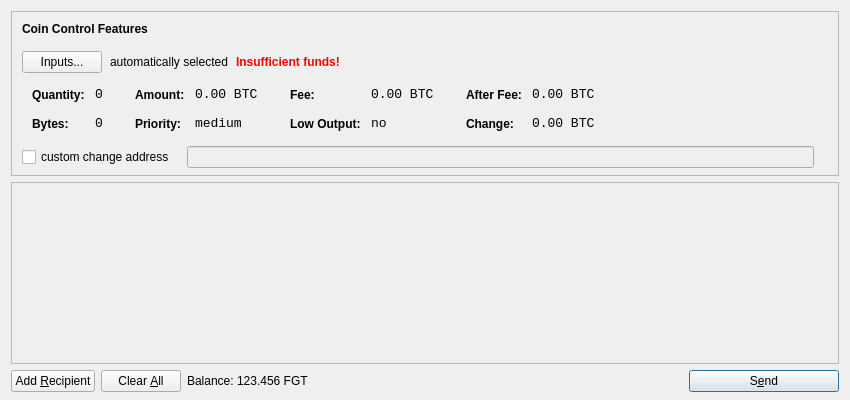
<?xml version="1.0" encoding="UTF-8"?>
<ui version="4.0">
 <class>SendCoinsDialog</class>
 <widget class="QDialog" name="SendCoinsDialog">
  <property name="geometry">
   <rect>
    <x>0</x>
    <y>0</y>
    <width>850</width>
    <height>400</height>
   </rect>
  </property>
  <property name="windowTitle">
   <string>Send Coins</string>
  </property>
  <layout class="QVBoxLayout" name="verticalLayout" stretch="0,1,0">
   <property name="bottomMargin">
    <number>8</number>
   </property>
   <item>
    <widget class="QFrame" name="frameCoinControl">
     <property name="sizePolicy">
      <sizepolicy hsizetype="Expanding" vsizetype="Expanding">
       <horstretch>0</horstretch>
       <verstretch>0</verstretch>
      </sizepolicy>
     </property>
     <property name="maximumSize">
      <size>
       <width>16777215</width>
       <height>16777215</height>
      </size>
     </property>
     <property name="frameShape">
      <enum>QFrame::StyledPanel</enum>
     </property>
     <property name="frameShadow">
      <enum>QFrame::Sunken</enum>
     </property>
     <layout class="QVBoxLayout" name="verticalLayoutCoinControl2">
      <property name="spacing">
       <number>-1</number>
      </property>
      <property name="leftMargin">
       <number>0</number>
      </property>
      <property name="topMargin">
       <number>0</number>
      </property>
      <property name="rightMargin">
       <number>0</number>
      </property>
      <property name="bottomMargin">
       <number>6</number>
      </property>
      <item>
       <layout class="QVBoxLayout" name="verticalLayoutCoinControl" stretch="0,0,0,0,1">
        <property name="spacing">
         <number>0</number>
        </property>
        <property name="leftMargin">
         <number>10</number>
        </property>
        <property name="topMargin">
         <number>10</number>
        </property>
        <item>
         <layout class="QHBoxLayout" name="horizontalLayoutCoinControl1">
          <property name="bottomMargin">
           <number>15</number>
          </property>
          <item>
           <widget class="QLabel" name="labelCoinControlFeatures">
            <property name="sizePolicy">
             <sizepolicy hsizetype="Preferred" vsizetype="Maximum">
              <horstretch>0</horstretch>
              <verstretch>0</verstretch>
             </sizepolicy>
            </property>
            <property name="font">
             <font>
              <weight>75</weight>
              <bold>true</bold>
             </font>
            </property>
            <property name="styleSheet">
             <string notr="true">font-weight:bold;</string>
            </property>
            <property name="text">
             <string>Coin Control Features</string>
            </property>
           </widget>
          </item>
         </layout>
        </item>
        <item>
         <layout class="QHBoxLayout" name="horizontalLayoutCoinControl2" stretch="0,0,0,0">
          <property name="spacing">
           <number>8</number>
          </property>
          <property name="bottomMargin">
           <number>10</number>
          </property>
          <item>
           <widget class="QPushButton" name="pushButtonCoinControl">
            <property name="styleSheet">
             <string notr="true"/>
            </property>
            <property name="text">
             <string>Inputs...</string>
            </property>
           </widget>
          </item>
          <item>
           <widget class="QLabel" name="labelCoinControlAutomaticallySelected">
            <property name="text">
             <string>automatically selected</string>
            </property>
            <property name="margin">
             <number>5</number>
            </property>
           </widget>
          </item>
          <item>
           <widget class="QLabel" name="labelCoinControlInsuffFunds">
            <property name="font">
             <font>
              <weight>75</weight>
              <bold>true</bold>
             </font>
            </property>
            <property name="styleSheet">
             <string notr="true">color:red;font-weight:bold;</string>
            </property>
            <property name="text">
             <string>Insufficient funds!</string>
            </property>
            <property name="margin">
             <number>5</number>
            </property>
           </widget>
          </item>
          <item>
           <spacer name="horizontalSpacerCoinControl">
            <property name="orientation">
             <enum>Qt::Horizontal</enum>
            </property>
            <property name="sizeHint" stdset="0">
             <size>
              <width>40</width>
              <height>1</height>
             </size>
            </property>
           </spacer>
          </item>
         </layout>
        </item>
        <item>
         <widget class="QWidget" name="widgetCoinControl" native="true">
          <property name="sizePolicy">
           <sizepolicy hsizetype="Preferred" vsizetype="Preferred">
            <horstretch>0</horstretch>
            <verstretch>0</verstretch>
           </sizepolicy>
          </property>
          <property name="minimumSize">
           <size>
            <width>0</width>
            <height>0</height>
           </size>
          </property>
          <property name="styleSheet">
           <string notr="true"/>
          </property>
          <layout class="QHBoxLayout" name="horizontalLayoutCoinControl5">
           <property name="margin">
            <number>0</number>
           </property>
           <item>
            <layout class="QHBoxLayout" name="horizontalLayoutCoinControl3" stretch="0,0,0,1">
             <property name="spacing">
              <number>20</number>
             </property>
             <property name="topMargin">
              <number>0</number>
             </property>
             <property name="bottomMargin">
              <number>10</number>
             </property>
             <item>
              <layout class="QFormLayout" name="formLayoutCoinControl1">
               <property name="horizontalSpacing">
                <number>10</number>
               </property>
               <property name="verticalSpacing">
                <number>14</number>
               </property>
               <property name="leftMargin">
                <number>10</number>
               </property>
               <property name="topMargin">
                <number>4</number>
               </property>
               <property name="rightMargin">
                <number>6</number>
               </property>
               <item row="0" column="0">
                <widget class="QLabel" name="labelCoinControlQuantityText">
                 <property name="styleSheet">
                  <string notr="true">font-weight:bold;</string>
                 </property>
                 <property name="text">
                  <string>Quantity:</string>
                 </property>
                 <property name="margin">
                  <number>0</number>
                 </property>
                </widget>
               </item>
               <item row="0" column="1">
                <widget class="QLabel" name="labelCoinControlQuantity">
                 <property name="font">
                  <font>
                   <family>Monospace</family>
                   <pointsize>10</pointsize>
                  </font>
                 </property>
                 <property name="cursor">
                  <cursorShape>IBeamCursor</cursorShape>
                 </property>
                 <property name="contextMenuPolicy">
                  <enum>Qt::ActionsContextMenu</enum>
                 </property>
                 <property name="text">
                  <string notr="true">0</string>
                 </property>
                 <property name="margin">
                  <number>0</number>
                 </property>
                 <property name="textInteractionFlags">
                  <set>Qt::LinksAccessibleByMouse|Qt::TextSelectableByKeyboard|Qt::TextSelectableByMouse</set>
                 </property>
                </widget>
               </item>
               <item row="1" column="0">
                <widget class="QLabel" name="labelCoinControlBytesText">
                 <property name="styleSheet">
                  <string notr="true">font-weight:bold;</string>
                 </property>
                 <property name="text">
                  <string>Bytes:</string>
                 </property>
                </widget>
               </item>
               <item row="1" column="1">
                <widget class="QLabel" name="labelCoinControlBytes">
                 <property name="font">
                  <font>
                   <family>Monospace</family>
                   <pointsize>10</pointsize>
                  </font>
                 </property>
                 <property name="cursor">
                  <cursorShape>IBeamCursor</cursorShape>
                 </property>
                 <property name="contextMenuPolicy">
                  <enum>Qt::ActionsContextMenu</enum>
                 </property>
                 <property name="text">
                  <string notr="true">0</string>
                 </property>
                 <property name="textInteractionFlags">
                  <set>Qt::LinksAccessibleByMouse|Qt::TextSelectableByKeyboard|Qt::TextSelectableByMouse</set>
                 </property>
                </widget>
               </item>
              </layout>
             </item>
             <item>
              <layout class="QFormLayout" name="formLayoutCoinControl2">
               <property name="horizontalSpacing">
                <number>10</number>
               </property>
               <property name="verticalSpacing">
                <number>14</number>
               </property>
               <property name="leftMargin">
                <number>6</number>
               </property>
               <property name="topMargin">
                <number>4</number>
               </property>
               <property name="rightMargin">
                <number>6</number>
               </property>
               <item row="0" column="0">
                <widget class="QLabel" name="labelCoinControlAmountText">
                 <property name="styleSheet">
                  <string notr="true">font-weight:bold;</string>
                 </property>
                 <property name="text">
                  <string>Amount:</string>
                 </property>
                 <property name="margin">
                  <number>0</number>
                 </property>
                </widget>
               </item>
               <item row="0" column="1">
                <widget class="QLabel" name="labelCoinControlAmount">
                 <property name="font">
                  <font>
                   <family>Monospace</family>
                   <pointsize>10</pointsize>
                  </font>
                 </property>
                 <property name="cursor">
                  <cursorShape>IBeamCursor</cursorShape>
                 </property>
                 <property name="contextMenuPolicy">
                  <enum>Qt::ActionsContextMenu</enum>
                 </property>
                 <property name="text">
                  <string notr="true">0.00 BTC</string>
                 </property>
                 <property name="textInteractionFlags">
                  <set>Qt::LinksAccessibleByMouse|Qt::TextSelectableByKeyboard|Qt::TextSelectableByMouse</set>
                 </property>
                </widget>
               </item>
               <item row="1" column="0">
                <widget class="QLabel" name="labelCoinControlPriorityText">
                 <property name="styleSheet">
                  <string notr="true">font-weight:bold;</string>
                 </property>
                 <property name="text">
                  <string>Priority:</string>
                 </property>
                </widget>
               </item>
               <item row="1" column="1">
                <widget class="QLabel" name="labelCoinControlPriority">
                 <property name="font">
                  <font>
                   <family>Monospace</family>
                   <pointsize>10</pointsize>
                  </font>
                 </property>
                 <property name="cursor">
                  <cursorShape>IBeamCursor</cursorShape>
                 </property>
                 <property name="contextMenuPolicy">
                  <enum>Qt::ActionsContextMenu</enum>
                 </property>
                 <property name="text">
                  <string>medium</string>
                 </property>
                 <property name="textInteractionFlags">
                  <set>Qt::LinksAccessibleByMouse|Qt::TextSelectableByKeyboard|Qt::TextSelectableByMouse</set>
                 </property>
                </widget>
               </item>
              </layout>
             </item>
             <item>
              <layout class="QFormLayout" name="formLayoutCoinControl3">
               <property name="horizontalSpacing">
                <number>10</number>
               </property>
               <property name="verticalSpacing">
                <number>14</number>
               </property>
               <property name="leftMargin">
                <number>6</number>
               </property>
               <property name="topMargin">
                <number>4</number>
               </property>
               <property name="rightMargin">
                <number>6</number>
               </property>
               <item row="0" column="0">
                <widget class="QLabel" name="labelCoinControlFeeText">
                 <property name="styleSheet">
                  <string notr="true">font-weight:bold;</string>
                 </property>
                 <property name="text">
                  <string>Fee:</string>
                 </property>
                 <property name="margin">
                  <number>0</number>
                 </property>
                </widget>
               </item>
               <item row="0" column="1">
                <widget class="QLabel" name="labelCoinControlFee">
                 <property name="font">
                  <font>
                   <family>Monospace</family>
                   <pointsize>10</pointsize>
                  </font>
                 </property>
                 <property name="cursor">
                  <cursorShape>IBeamCursor</cursorShape>
                 </property>
                 <property name="contextMenuPolicy">
                  <enum>Qt::ActionsContextMenu</enum>
                 </property>
                 <property name="text">
                  <string notr="true">0.00 BTC</string>
                 </property>
                 <property name="textInteractionFlags">
                  <set>Qt::LinksAccessibleByMouse|Qt::TextSelectableByKeyboard|Qt::TextSelectableByMouse</set>
                 </property>
                </widget>
               </item>
               <item row="1" column="0">
                <widget class="QLabel" name="labelCoinControlLowOutputText">
                 <property name="styleSheet">
                  <string notr="true">font-weight:bold;</string>
                 </property>
                 <property name="text">
                  <string>Low Output:</string>
                 </property>
                </widget>
               </item>
               <item row="1" column="1">
                <widget class="QLabel" name="labelCoinControlLowOutput">
                 <property name="font">
                  <font>
                   <family>Monospace</family>
                   <pointsize>10</pointsize>
                  </font>
                 </property>
                 <property name="cursor">
                  <cursorShape>IBeamCursor</cursorShape>
                 </property>
                 <property name="contextMenuPolicy">
                  <enum>Qt::ActionsContextMenu</enum>
                 </property>
                 <property name="text">
                  <string>no</string>
                 </property>
                 <property name="textInteractionFlags">
                  <set>Qt::LinksAccessibleByMouse|Qt::TextSelectableByKeyboard|Qt::TextSelectableByMouse</set>
                 </property>
                </widget>
               </item>
              </layout>
             </item>
             <item>
              <layout class="QFormLayout" name="formLayoutCoinControl4">
               <property name="horizontalSpacing">
                <number>10</number>
               </property>
               <property name="verticalSpacing">
                <number>14</number>
               </property>
               <property name="leftMargin">
                <number>6</number>
               </property>
               <property name="topMargin">
                <number>4</number>
               </property>
               <property name="rightMargin">
                <number>6</number>
               </property>
               <item row="0" column="0">
                <widget class="QLabel" name="labelCoinControlAfterFeeText">
                 <property name="styleSheet">
                  <string notr="true">font-weight:bold;</string>
                 </property>
                 <property name="text">
                  <string>After Fee:</string>
                 </property>
                 <property name="margin">
                  <number>0</number>
                 </property>
                </widget>
               </item>
               <item row="0" column="1">
                <widget class="QLabel" name="labelCoinControlAfterFee">
                 <property name="font">
                  <font>
                   <family>Monospace</family>
                   <pointsize>10</pointsize>
                  </font>
                 </property>
                 <property name="cursor">
                  <cursorShape>IBeamCursor</cursorShape>
                 </property>
                 <property name="contextMenuPolicy">
                  <enum>Qt::ActionsContextMenu</enum>
                 </property>
                 <property name="text">
                  <string notr="true">0.00 BTC</string>
                 </property>
                 <property name="textInteractionFlags">
                  <set>Qt::LinksAccessibleByMouse|Qt::TextSelectableByKeyboard|Qt::TextSelectableByMouse</set>
                 </property>
                </widget>
               </item>
               <item row="1" column="0">
                <widget class="QLabel" name="labelCoinControlChangeText">
                 <property name="styleSheet">
                  <string notr="true">font-weight:bold;</string>
                 </property>
                 <property name="text">
                  <string>Change:</string>
                 </property>
                </widget>
               </item>
               <item row="1" column="1">
                <widget class="QLabel" name="labelCoinControlChange">
                 <property name="font">
                  <font>
                   <family>Monospace</family>
                   <pointsize>10</pointsize>
                  </font>
                 </property>
                 <property name="cursor">
                  <cursorShape>IBeamCursor</cursorShape>
                 </property>
                 <property name="contextMenuPolicy">
                  <enum>Qt::ActionsContextMenu</enum>
                 </property>
                 <property name="text">
                  <string notr="true">0.00 BTC</string>
                 </property>
                 <property name="textInteractionFlags">
                  <set>Qt::LinksAccessibleByMouse|Qt::TextSelectableByKeyboard|Qt::TextSelectableByMouse</set>
                 </property>
                </widget>
               </item>
              </layout>
             </item>
            </layout>
           </item>
          </layout>
         </widget>
        </item>
        <item>
         <layout class="QHBoxLayout" name="horizontalLayoutCoinControl4" stretch="0,0,0">
          <property name="spacing">
           <number>12</number>
          </property>
          <property name="sizeConstraint">
           <enum>QLayout::SetDefaultConstraint</enum>
          </property>
          <property name="topMargin">
           <number>5</number>
          </property>
          <property name="rightMargin">
           <number>5</number>
          </property>
          <item>
           <widget class="QCheckBox" name="checkBoxCoinControlChange">
            <property name="text">
             <string>custom change address</string>
            </property>
           </widget>
          </item>
          <item>
           <widget class="QLineEdit" name="lineEditCoinControlChange">
            <property name="enabled">
             <bool>false</bool>
            </property>
            <property name="sizePolicy">
             <sizepolicy hsizetype="Expanding" vsizetype="Fixed">
              <horstretch>0</horstretch>
              <verstretch>0</verstretch>
             </sizepolicy>
            </property>
           </widget>
          </item>
          <item>
           <widget class="QLabel" name="labelCoinControlChangeLabel">
            <property name="sizePolicy">
             <sizepolicy hsizetype="Preferred" vsizetype="Expanding">
              <horstretch>0</horstretch>
              <verstretch>0</verstretch>
             </sizepolicy>
            </property>
            <property name="minimumSize">
             <size>
              <width>0</width>
              <height>0</height>
             </size>
            </property>
            <property name="text">
             <string/>
            </property>
            <property name="margin">
             <number>3</number>
            </property>
           </widget>
          </item>
         </layout>
        </item>
        <item>
         <spacer name="verticalSpacerCoinControl">
          <property name="orientation">
           <enum>Qt::Vertical</enum>
          </property>
          <property name="sizeHint" stdset="0">
           <size>
            <width>800</width>
            <height>1</height>
           </size>
          </property>
         </spacer>
        </item>
       </layout>
      </item>
     </layout>
    </widget>
   </item>
   <item>
    <widget class="QScrollArea" name="scrollArea">
     <property name="widgetResizable">
      <bool>true</bool>
     </property>
     <widget class="QWidget" name="scrollAreaWidgetContents">
      <property name="geometry">
       <rect>
        <x>0</x>
        <y>0</y>
        <width>830</width>
        <height>165</height>
       </rect>
      </property>
      <layout class="QVBoxLayout" name="verticalLayout_2">
       <property name="margin">
        <number>0</number>
       </property>
       <item>
        <layout class="QVBoxLayout" name="entries">
         <property name="spacing">
          <number>6</number>
         </property>
        </layout>
       </item>
       <item>
        <spacer name="verticalSpacer">
         <property name="orientation">
          <enum>Qt::Vertical</enum>
         </property>
         <property name="sizeHint" stdset="0">
          <size>
           <width>20</width>
           <height>40</height>
          </size>
         </property>
        </spacer>
       </item>
      </layout>
     </widget>
    </widget>
   </item>
   <item>
    <layout class="QHBoxLayout" name="horizontalLayout">
     <item>
      <widget class="QPushButton" name="addButton">
       <property name="toolTip">
        <string>Send to multiple recipients at once</string>
       </property>
       <property name="text">
        <string>Add &amp;Recipient</string>
       </property>
       <property name="icon">
        <iconset resource="../bitcoin.qrc">
         <normaloff>:/icons/add</normaloff>:/icons/add</iconset>
       </property>
       <property name="autoDefault">
        <bool>false</bool>
       </property>
      </widget>
     </item>
     <item>
      <widget class="QPushButton" name="clearButton">
       <property name="sizePolicy">
        <sizepolicy hsizetype="Minimum" vsizetype="Fixed">
         <horstretch>0</horstretch>
         <verstretch>0</verstretch>
        </sizepolicy>
       </property>
       <property name="toolTip">
        <string>Remove all transaction fields</string>
       </property>
       <property name="text">
        <string>Clear &amp;All</string>
       </property>
       <property name="icon">
        <iconset resource="../bitcoin.qrc">
         <normaloff>:/icons/remove</normaloff>:/icons/remove</iconset>
       </property>
       <property name="autoRepeatDelay">
        <number>300</number>
       </property>
       <property name="autoDefault">
        <bool>false</bool>
       </property>
      </widget>
     </item>
     <item>
      <layout class="QHBoxLayout" name="horizontalLayout_2">
       <property name="spacing">
        <number>3</number>
       </property>
       <item>
        <widget class="QLabel" name="label">
         <property name="text">
          <string>Balance:</string>
         </property>
        </widget>
       </item>
       <item>
        <widget class="QLabel" name="labelBalance">
         <property name="cursor">
          <cursorShape>IBeamCursor</cursorShape>
         </property>
         <property name="text">
          <string>123.456 FGT</string>
         </property>
         <property name="textInteractionFlags">
          <set>Qt::LinksAccessibleByMouse|Qt::TextSelectableByKeyboard|Qt::TextSelectableByMouse</set>
         </property>
        </widget>
       </item>
      </layout>
     </item>
     <item>
      <spacer name="horizontalSpacer">
       <property name="orientation">
        <enum>Qt::Horizontal</enum>
       </property>
       <property name="sizeHint" stdset="0">
        <size>
         <width>40</width>
         <height>20</height>
        </size>
       </property>
      </spacer>
     </item>
     <item>
      <widget class="QPushButton" name="sendButton">
       <property name="minimumSize">
        <size>
         <width>150</width>
         <height>0</height>
        </size>
       </property>
       <property name="toolTip">
        <string>Confirm the send action</string>
       </property>
       <property name="text">
        <string>S&amp;end</string>
       </property>
       <property name="icon">
        <iconset resource="../bitcoin.qrc">
         <normaloff>:/icons/send</normaloff>:/icons/send</iconset>
       </property>
       <property name="default">
        <bool>true</bool>
       </property>
      </widget>
     </item>
    </layout>
   </item>
  </layout>
 </widget>
 <resources>
  <include location="../bitcoin.qrc"/>
 </resources>
 <connections/>
</ui>
